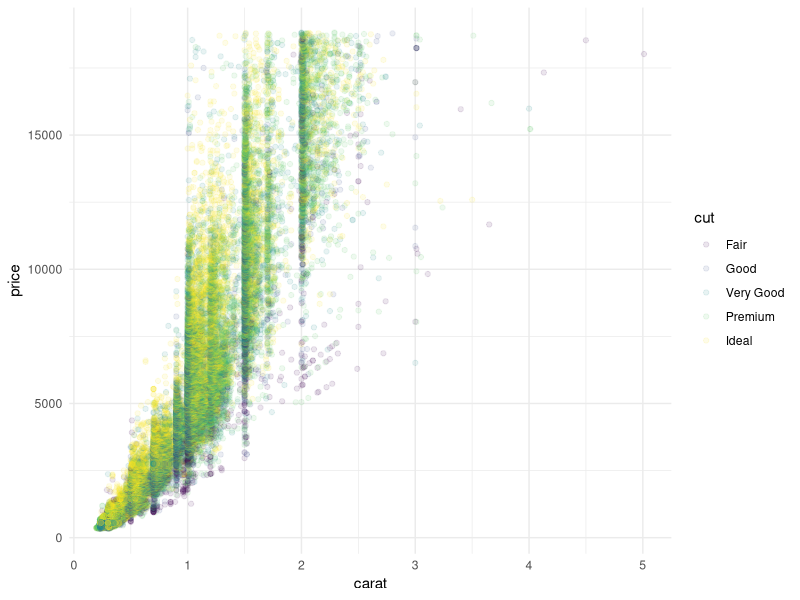

This chart was generated by the following R code:
## ---- chunk 1
library(tidyverse)

# let's put together a plot from the diamonds dataset
diamonds %>%
  ggplot(aes(x = carat,
             y = price,
             color = cut)) +
  geom_point(alpha = 0.1) +
  theme_minimal() +
  viridis::scale_color_viridis(discrete = TRUE)
